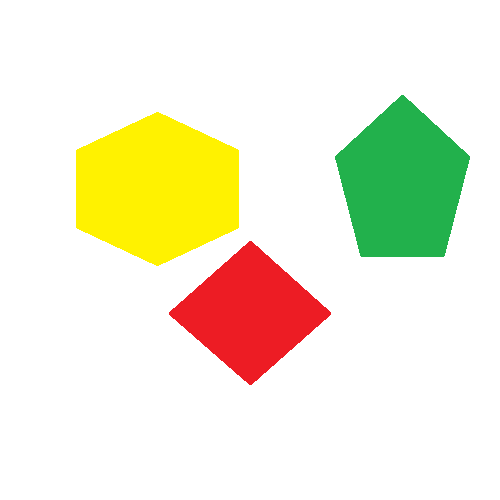
#> input picture day4/test.png, 500 x 500 px
$ python img33.py
#> lines starting #> are read from the running program, lines starting #| are printed output that depends on the picture
import cv2
import numpy as np
img=cv2.imread("test.png")
#> img is the input picture: shape (500, 500, 3); mean B, G, R 214.2, 238.4, 240.7
kernel=np.array(([0,-1,0],[-1,4,-1],[0,-1,0]))
br=cv2.filter2D(img,-1,kernel)
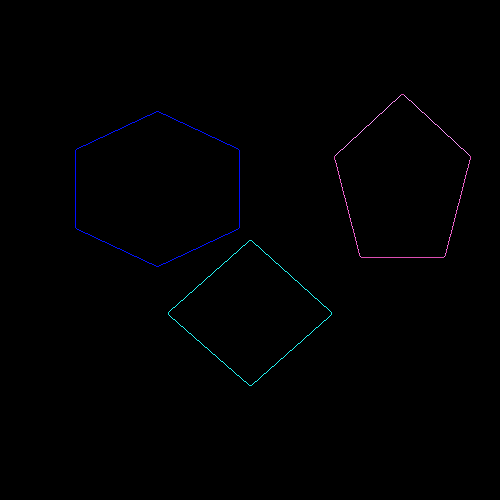
#> br: shape (500, 500, 3); mean B, G, R 1.2, 0.5, 0.4
cv2.imshow("window",br)
cv2.waitKey(0)
